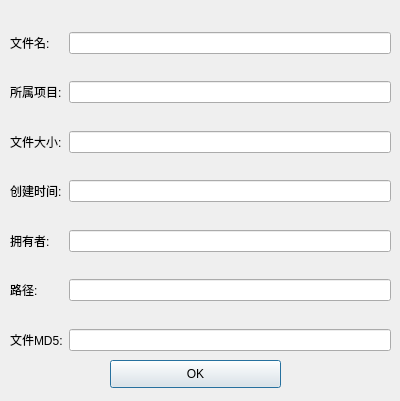
<?xml version="1.0" encoding="UTF-8"?>
<ui version="4.0">
 <class>FilePropDialog</class>
 <widget class="QDialog" name="FilePropDialog">
  <property name="geometry">
   <rect>
    <x>0</x>
    <y>0</y>
    <width>400</width>
    <height>401</height>
   </rect>
  </property>
  <property name="windowTitle">
   <string>文件属性</string>
  </property>
  <widget class="QPushButton" name="okButton">
   <property name="geometry">
    <rect>
     <x>110</x>
     <y>360</y>
     <width>171</width>
     <height>28</height>
    </rect>
   </property>
   <property name="text">
    <string>OK</string>
   </property>
  </widget>
  <widget class="QWidget" name="formLayoutWidget">
   <property name="geometry">
    <rect>
     <x>10</x>
     <y>10</y>
     <width>381</width>
     <height>341</height>
    </rect>
   </property>
   <layout class="QFormLayout">
    <item row="1" column="1">
     <spacer name="verticalSpacer">
      <property name="orientation">
       <enum>Qt::Vertical</enum>
      </property>
      <property name="sizeHint" stdset="0">
       <size>
        <width>20</width>
        <height>40</height>
       </size>
      </property>
     </spacer>
    </item>
    <item row="2" column="0">
     <widget class="QLabel" name="Label">
      <property name="text">
       <string>文件名:</string>
      </property>
     </widget>
    </item>
    <item row="2" column="1">
     <widget class="QLineEdit" name="filenameEdit">
      <property name="readOnly">
       <bool>true</bool>
      </property>
     </widget>
    </item>
    <item row="4" column="1">
     <spacer name="verticalSpacer_2">
      <property name="orientation">
       <enum>Qt::Vertical</enum>
      </property>
      <property name="sizeHint" stdset="0">
       <size>
        <width>20</width>
        <height>40</height>
       </size>
      </property>
     </spacer>
    </item>
    <item row="5" column="0">
     <widget class="QLabel" name="Label_2">
      <property name="text">
       <string>所属项目:</string>
      </property>
     </widget>
    </item>
    <item row="5" column="1">
     <widget class="QLineEdit" name="projnameEdit">
      <property name="readOnly">
       <bool>true</bool>
      </property>
     </widget>
    </item>
    <item row="7" column="0">
     <widget class="QLabel" name="Label_3">
      <property name="text">
       <string>文件大小:</string>
      </property>
     </widget>
    </item>
    <item row="7" column="1">
     <widget class="QLineEdit" name="filesizeEdit">
      <property name="readOnly">
       <bool>true</bool>
      </property>
     </widget>
    </item>
    <item row="9" column="0">
     <widget class="QLabel" name="Label_4">
      <property name="text">
       <string>创建时间:</string>
      </property>
     </widget>
    </item>
    <item row="9" column="1">
     <widget class="QLineEdit" name="createdEdit">
      <property name="readOnly">
       <bool>true</bool>
      </property>
     </widget>
    </item>
    <item row="11" column="0">
     <widget class="QLabel" name="Label_5">
      <property name="text">
       <string>拥有者:</string>
      </property>
     </widget>
    </item>
    <item row="11" column="1">
     <widget class="QLineEdit" name="emailEdit">
      <property name="readOnly">
       <bool>true</bool>
      </property>
     </widget>
    </item>
    <item row="6" column="1">
     <spacer name="verticalSpacer_3">
      <property name="orientation">
       <enum>Qt::Vertical</enum>
      </property>
      <property name="sizeHint" stdset="0">
       <size>
        <width>20</width>
        <height>40</height>
       </size>
      </property>
     </spacer>
    </item>
    <item row="8" column="1">
     <spacer name="verticalSpacer_4">
      <property name="orientation">
       <enum>Qt::Vertical</enum>
      </property>
      <property name="sizeHint" stdset="0">
       <size>
        <width>20</width>
        <height>40</height>
       </size>
      </property>
     </spacer>
    </item>
    <item row="10" column="1">
     <spacer name="verticalSpacer_5">
      <property name="orientation">
       <enum>Qt::Vertical</enum>
      </property>
      <property name="sizeHint" stdset="0">
       <size>
        <width>20</width>
        <height>40</height>
       </size>
      </property>
     </spacer>
    </item>
    <item row="12" column="1">
     <spacer name="verticalSpacer_6">
      <property name="orientation">
       <enum>Qt::Vertical</enum>
      </property>
      <property name="sizeHint" stdset="0">
       <size>
        <width>20</width>
        <height>40</height>
       </size>
      </property>
     </spacer>
    </item>
    <item row="13" column="0">
     <widget class="QLabel" name="Label_6">
      <property name="text">
       <string>路径:</string>
      </property>
     </widget>
    </item>
    <item row="13" column="1">
     <widget class="QLineEdit" name="pathEdit">
      <property name="readOnly">
       <bool>true</bool>
      </property>
     </widget>
    </item>
    <item row="15" column="0">
     <widget class="QLabel" name="label">
      <property name="text">
       <string>文件MD5:</string>
      </property>
     </widget>
    </item>
    <item row="15" column="1">
     <widget class="QLineEdit" name="fileHashEdit">
      <property name="readOnly">
       <bool>true</bool>
      </property>
     </widget>
    </item>
    <item row="14" column="1">
     <spacer name="verticalSpacer_7">
      <property name="orientation">
       <enum>Qt::Vertical</enum>
      </property>
      <property name="sizeHint" stdset="0">
       <size>
        <width>20</width>
        <height>40</height>
       </size>
      </property>
     </spacer>
    </item>
   </layout>
  </widget>
 </widget>
 <resources/>
 <connections>
  <connection>
   <sender>okButton</sender>
   <signal>clicked()</signal>
   <receiver>FilePropDialog</receiver>
   <slot>accept()</slot>
   <hints>
    <hint type="sourcelabel">
     <x>278</x>
     <y>253</y>
    </hint>
    <hint type="destinationlabel">
     <x>96</x>
     <y>254</y>
    </hint>
   </hints>
  </connection>
 </connections>
</ui>
